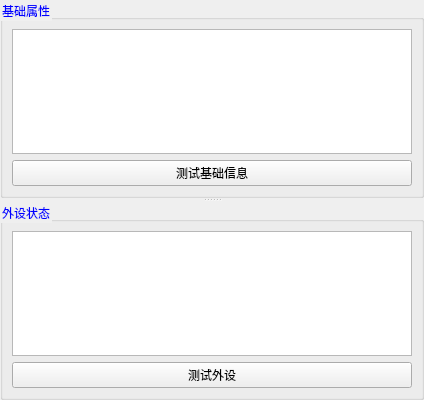
       <widget class="QSplitter" name="splitter">
        <property name="sizePolicy">
         <sizepolicy hsizetype="Expanding" vsizetype="Expanding">
          <horstretch>0</horstretch>
          <verstretch>0</verstretch>
         </sizepolicy>
        </property>
        <property name="orientation">
         <enum>Qt::Vertical</enum>
        </property>
        <widget class="QGroupBox" name="groupBox_11">
         <property name="sizePolicy">
          <sizepolicy hsizetype="Expanding" vsizetype="Preferred">
           <horstretch>0</horstretch>
           <verstretch>0</verstretch>
          </sizepolicy>
         </property>
         <property name="font">
          <font>
           <bold>false</bold>
          </font>
         </property>
         <property name="styleSheet">
          <string notr="true">QGroupBox::title { font-weight: bold; color:blue;}</string>
         </property>
         <property name="title">
          <string>基础属性</string>
         </property>
         <property name="flat">
          <bool>false</bool>
         </property>
         <layout class="QVBoxLayout" name="verticalLayout_5">
          <item>
           <widget class="QTableView" name="baseView">
            <property name="enabled">
             <bool>true</bool>
            </property>
            <property name="minimumSize">
             <size>
              <width>400</width>
              <height>0</height>
             </size>
            </property>
           </widget>
          </item>
          <item>
           <widget class="QPushButton" name="getBasicInfoButton">
            <property name="sizePolicy">
             <sizepolicy hsizetype="Expanding" vsizetype="Fixed">
              <horstretch>0</horstretch>
              <verstretch>0</verstretch>
             </sizepolicy>
            </property>
            <property name="text">
             <string>测试基础信息</string>
            </property>
           </widget>
          </item>
         </layout>
        </widget>
        <widget class="QGroupBox" name="groupBox_2">
         <property name="sizePolicy">
          <sizepolicy hsizetype="Expanding" vsizetype="Preferred">
           <horstretch>0</horstretch>
           <verstretch>0</verstretch>
          </sizepolicy>
         </property>
         <property name="styleSheet">
          <string notr="true">QGroupBox::title { font-weight: bold; color:blue;}</string>
         </property>
         <property name="title">
          <string>外设状态</string>
         </property>
         <layout class="QVBoxLayout" name="verticalLayout_6">
          <item>
           <widget class="QTableView" name="peripheralView">
            <property name="enabled">
             <bool>true</bool>
            </property>
           </widget>
          </item>
          <item>
           <widget class="QPushButton" name="getperipheralButton">
            <property name="sizePolicy">
             <sizepolicy hsizetype="Expanding" vsizetype="Fixed">
              <horstretch>0</horstretch>
              <verstretch>0</verstretch>
             </sizepolicy>
            </property>
            <property name="text">
             <string>测试外设</string>
            </property>
           </widget>
          </item>
         </layout>
        </widget>
       </widget>
